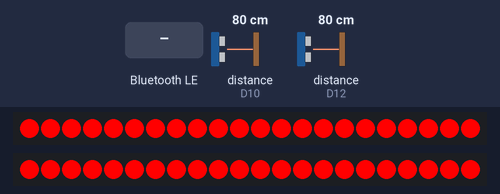
A sketch run on a simulated Arduino Nano 33 IoT. Shown: 2 × 22 RGB LEDs in strip order, left to right. Wiring (inferred from the names in the program): 2 × ultrasonic range finder: trigger D9, echo D10 / trigger D11, echo D12. The inputs (shaded band) are chosen by the test bench; at power-on: distance to the obstacle (sensors on D10, D12) 80 cm. The echo pulse lasts 58.3 µs per cm; nothing arrives over Bluetooth unless stated; a phone connects over Bluetooth LE 3 s after start; what the sketch prints to the serial monitor is not drawn.

Above: at 5.3 s.
5.4 s: distance to the obstacle (sensor on D10) set to 120 cm
At 7.0 s:
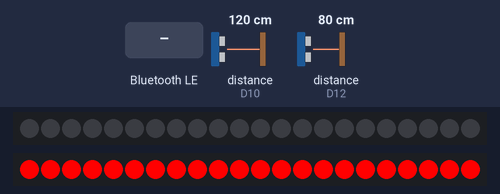
8.1 s: distance to the obstacle (sensor on D12) set to 120 cm
At 10.5 s:
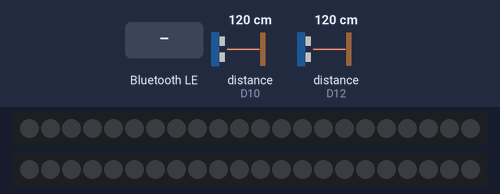
12.5 s: distance to the obstacle (sensor on D10) set to 2 cm
At 14.0 s:
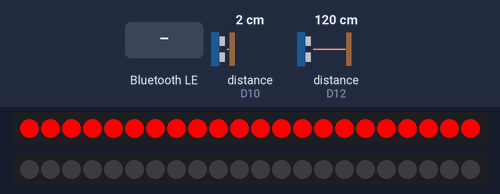
15.0 s: distance to the obstacle (sensor on D10) set to 35 cm
19.6 s: Bluetooth LE write "1" received
21.7 s: distance to the obstacle (sensor on D12) set to 2 cm
At 22.21 s:
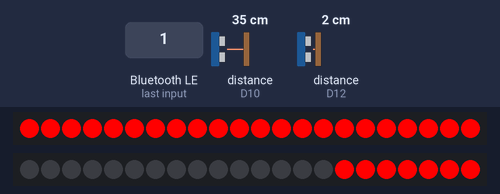
Timing chart, 0 to 24.7 s (numbered marks = the images above; inputs shaded):
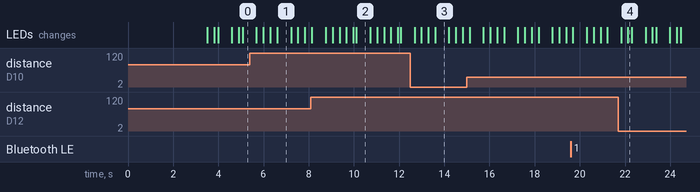

Measured:
- after the input at 5.4 s, the LEDs: first change after 0.29 s (image 1 shows a later state)
- after the input at 8.1 s, the LEDs: first differ from a run without the input after 1.6 s (image 2 shows a later state)
- after the input at 12.5 s, the LEDs: first change after 0.18 s (image 3 shows a later state)
- after the input at 21.7 s, the LEDs: first change after 0.13 s (image 4 shows a later state)
- what the display in image 3 shows lasts 0.6 s, from 13.6 s to 14.2 s

The sketch:

NANO_33_IoT_1.ino
```cpp
#include <ArduinoBLE.h>
#include <Adafruit_NeoPixel.h>

// 핀 정의
#define TRIG_PIN1 9    // Sonicsensor1 Trig
#define ECHO_PIN1 10   // Sonicsensor1 Echo
#define TRIG_PIN2 11   // Sonicsensor2 Trig
#define ECHO_PIN2 12   // Sonicsensor2 Echo

#define LED_PIN1 6     // LED strip1
#define LED_PIN2 7     // LED strip2
#define NUM_LEDS 22    // LED number

#define DISTANCE_THRESHOLD_1 200
#define DISTANCE_THRESHOLD_2 100

// BLE service & UUID
BLEService sensorService("19B10000-E8F2-537E-4F6C-D104768A1214");
// Sensor feature (Send to Nano2)
BLEByteCharacteristic sensorCharacteristic("19B10001-E8F2-537E-4F6C-D104768A1214", BLERead | BLENotify);
// For BLEWrite
BLEByteCharacteristic commandCharacteristic("19B10004-E8F2-537E-4F6C-D104768A1214", BLEWrite);

Adafruit_NeoPixel strip1 = Adafruit_NeoPixel(NUM_LEDS, LED_PIN1, NEO_GRB + NEO_KHZ800);
Adafruit_NeoPixel strip2 = Adafruit_NeoPixel(NUM_LEDS, LED_PIN2, NEO_GRB + NEO_KHZ800);

bool sensor1Triggered_70 = false;  // Sensor1 detect 200~100cm
bool sensor2Triggered_70 = false;  // Sensor2 detect 200~100cm
bool sensor1Triggered_50 = false;  // Sensor1 detect under 100cm
bool sensor2Triggered_50 = false;  // Sensor2 detect under 100cm
bool wasConnected = false;         // Connection with UNO

int getDistance(int trigPin, int echoPin);
void activateLED_1(Adafruit_NeoPixel &strip, bool leftToRight);
void activateLED_2(Adafruit_NeoPixel &strip, bool leftToRight);
void executeCommand(byte cmd);

void setup() {
  Serial.begin(9600);

  pinMode(TRIG_PIN1, OUTPUT);
  pinMode(ECHO_PIN1, INPUT);
  pinMode(TRIG_PIN2, OUTPUT);
  pinMode(ECHO_PIN2, INPUT);

  strip1.begin();
  strip1.show();
  strip2.begin();
  strip2.show();

  if (!BLE.begin()) {
    Serial.println("Starting BLE failed!");
    while (1);
  }

  // BLE setting
  BLE.setLocalName("NanoUltrasonic");
  BLE.setAdvertisedService(sensorService);
  sensorService.addCharacteristic(sensorCharacteristic);
  sensorService.addCharacteristic(commandCharacteristic);
  BLE.addService(sensorService);
  BLE.advertise();
  Serial.println("BLE device active, waiting for connections...");
}

void loop() {
  BLEDevice central = BLE.central();

  if (central) {
    if (!wasConnected) {
      Serial.print("Connected to: ");
      Serial.println(central.address());
      wasConnected = true;
    }

    while (central.connected()) {
      BLE.poll();
      delay(500);
      // Processing Commands from UNOs
      if (commandCharacteristic.written()) {
        byte receivedCmd;
        commandCharacteristic.readValue(receivedCmd);
        Serial.print("UNO로부터 받은 명령: ");
        Serial.println(receivedCmd);
        executeCommand(receivedCmd);
      }

      // Detect the distance
      int distance1 = getDistance(TRIG_PIN1, ECHO_PIN1);
      int distance2 = getDistance(TRIG_PIN2, ECHO_PIN2);

      // Sensor1: 200cm ~ 100cm
      if (distance1 > DISTANCE_THRESHOLD_2 && distance1 <= DISTANCE_THRESHOLD_1) {
        if (!sensor1Triggered_70) {
          sensorCharacteristic.writeValue(1);
          Serial.println("Sent: 1 (Sensor1 200-100cm Triggered)");
          sensor1Triggered_70 = true;
        }
        activateLED_1(strip1, true);
      } else {
        if (sensor1Triggered_70) {
          sensorCharacteristic.writeValue(0);
          Serial.println("Sent: 0 (Sensor1 Cleared)");
          sensor1Triggered_70 = false;
        }
        strip1.clear();
        strip1.show();
      }

      // Sensor2: 200cm ~ 100cm
      if (distance2 > DISTANCE_THRESHOLD_2 && distance2 <= DISTANCE_THRESHOLD_1) {
        if (!sensor2Triggered_70) {
          sensorCharacteristic.writeValue(2);
          Serial.println("Sent: 2 (Sensor2 200-100cm Triggered)");
          sensor2Triggered_70 = true;
        }
        activateLED_1(strip2, true);
      } else {
        if (sensor2Triggered_70) {
          sensorCharacteristic.writeValue(0);
          Serial.println("Sent: 0 (Sensor2 Cleared)");
          sensor2Triggered_70 = false;
        }
        strip2.clear();
        strip2.show();
      }

      // Sensor1: 100cm
      if (distance1 > 0 && distance1 < DISTANCE_THRESHOLD_2) {
        if (!sensor1Triggered_50) {
          sensorCharacteristic.writeValue(3);
          Serial.println("Sent: 3 (Sensor1 <100cm Triggered)");
          sensor1Triggered_50 = true;
        }
        activateLED_2(strip1, true);
      } else {
        if (sensor1Triggered_50) {
          sensorCharacteristic.writeValue(0);
          Serial.println("Sent: 0 (Sensor1 Cleared)");
          sensor1Triggered_50 = false;
        }
        strip1.clear();
        strip1.show();
      }

      // Sensor2: 100cm
      if (distance2 > 0 && distance2 < DISTANCE_THRESHOLD_2) {
        if (!sensor2Triggered_50) {
          sensorCharacteristic.writeValue(4);
          Serial.println("Sent: 4 (Sensor2 <100cm Triggered)");
          sensor2Triggered_50 = true;
        }
        activateLED_2(strip2, true);
      } else {
        if (sensor2Triggered_50) {
          sensorCharacteristic.writeValue(0);
          Serial.println("Sent: 0 (Sensor2 Cleared)");
          sensor2Triggered_50 = false;
        }
        strip2.clear();
        strip2.show();
      }

      delay(100);
    }


  }else{
    if(wasConnected){
      Serial.println("Disconnected. Adversite again");
      BLE.advertise();
      wasConnected = false;
    }
  }
}

// Detect the distance (cm)
int getDistance(int trigPin, int echoPin) {
  digitalWrite(trigPin, LOW);
  delayMicroseconds(2);
  digitalWrite(trigPin, HIGH);
  delayMicroseconds(10);
  digitalWrite(trigPin, LOW);

  long duration = pulseIn(echoPin, HIGH, 30000);
  if (duration == 0) {
    return -1;
  }
  return duration * 0.034 / 2;
}

// LED animation
void activateLED_1(Adafruit_NeoPixel &strip, bool leftToRight) {
  strip.clear();
  if (leftToRight) {
    for (int i = NUM_LEDS - 1; i >= 0; i--) {
      strip.setPixelColor(i, strip.Color(255, 140, 0));
      strip.show();
      delay(30);
      BLE.poll();
    }
  }
}

// LED animation(fater)
void activateLED_2(Adafruit_NeoPixel &strip, bool leftToRight) {
  strip.clear();
  if (leftToRight) {
    for (int i = NUM_LEDS - 1; i >= 0; i--) {
      strip.setPixelColor(i, strip.Color(255, 0, 0));
      strip.show();
      delay(10);
      BLE.poll();
    }
  }
}

// LED animation(blinking)
void executeCommand(byte cmd) {
  if (cmd == 5) {
    Serial.println("UNO 초음파 센서 신호 수신: LED 스트립 주황색 깜빡임 동작 실행");
    for (int i = 0; i < 3; i++) {
      for (int j = 0; j < NUM_LEDS; j++) {
        strip1.setPixelColor(j, strip1.Color(255, 140, 0));
        strip2.setPixelColor(j, strip2.Color(255, 140, 0));
      }
      strip1.show();
      strip2.show();
      delay(500);
      BLE.poll();
      strip1.clear();
      strip2.clear();
      strip1.show();
      strip2.show();
      delay(500);
      BLE.poll();
    }
  }

  if (cmd == 6) {
    Serial.println("UNO 초음파 센서 신호 수신: LED 스트립 빨간색 깜빡임 동작 실행");
    for (int i = 0; i < 3; i++) {
      for (int j = 0; j < NUM_LEDS; j++) {
        strip1.setPixelColor(j, strip1.Color(255, 0, 0));
        strip2.setPixelColor(j, strip2.Color(255, 0, 0));
      }
      strip1.show();
      strip2.show();
      delay(100);
      BLE.poll();
      strip1.clear();
      strip2.clear();
      strip1.show();
      strip2.show();
      delay(100);
      BLE.poll();
    }
  }

}
```
